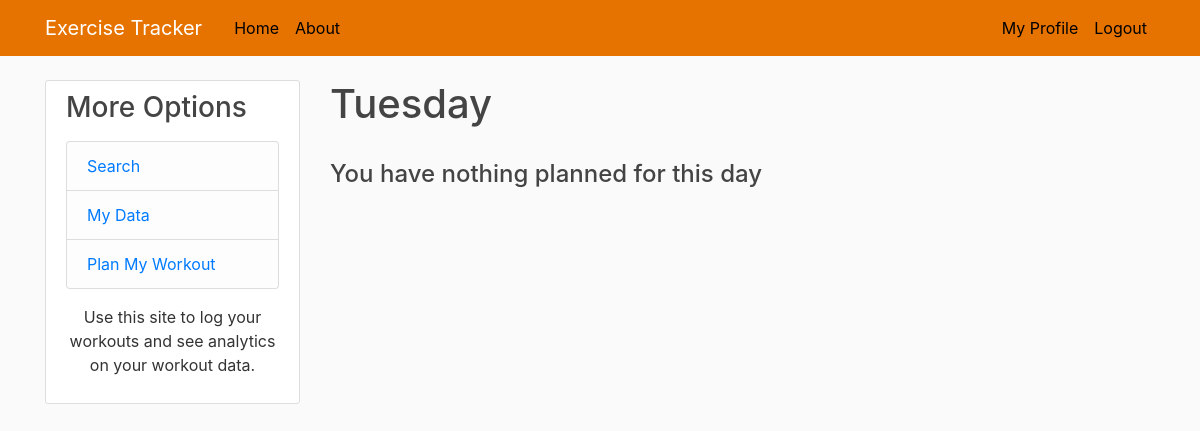
The page /plan/edit/Tuesday/2 (signed in) on the database as committed earlier.
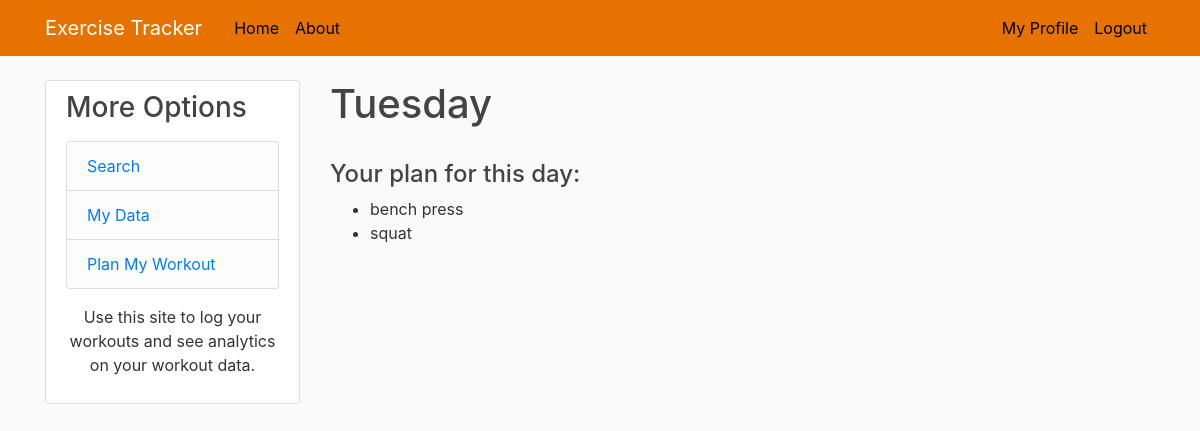
The same page on the database as committed later.
### tracker/models.py (models this page shows)
class Exercise(models.Model):
	name = models.CharField(max_length=100)
	type = models.CharField(
        max_length=7,
        choices=(
            ("lift", "Lift"),
            ("cardio", "Cardio")
        )
    )

### tracker/views.py (the view)
# urls.py: path('plan/edit/<str:day>/<int:id>', views.edit_plan, name='workout-plan-edit'),
@login_required
def edit_plan(request, day, id):
	plan = Plan.objects.filter(author_id=request.user.id, day=day)
	exercises = []
	for p in plan:
		exercises.append(p.exercise.name)
	context = {
		'day' : day,
		'exercises' : exercises
	}
	return render(request, 'tracker/workout_plan_edit.html', context)

### tracker/templates/tracker/workout_plan_edit.html
{% extends "tracker/base.html" %}
{% block content %}
	<h1>{{ day }}</h1>
	<br>
	{% if exercises %}
		<h4>Your plan for this day:</h4>
		<ul>
		{% for e in exercises %}
			<li>{{ e }}</li>
		{% endfor %}
		</ul>
	{% else %}
		<h4>You have nothing planned for this day</h4>
	{% endif %}
{% endblock content %}

Rows that differ between the two databases and show on the page:
added Exercise: exercises "bench press"
now on this page (row unchanged): Exercise: exercises "squat"
Other text that changed with them:
text no longer shown: "You have nothing planned for this day"
text now shown: "Your plan for this day:"
